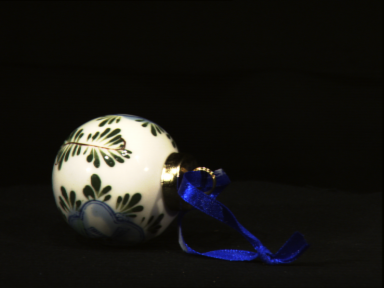
#> input picture algo_unit_test/demo.png, 384 x 288 px
$ python test_orb.py   (Python 2 division)   (older library calls are emulated)
#> lines starting #> are read from the running program, lines starting #| are printed output that depends on the picture
import numpy as np
import cv2
from matplotlib import pyplot as plt
import os

filename = "demo.png"
img = cv2.imread(filename)
#> img is the input picture: shape (288, 384, 3); mean B, G, R 22.7, 26.3, 27.3

# Initiate STAR detector
orb = cv2.ORB()

# find the keypoints with ORB
kp = orb.detect(img,None)
#> kp = 478 keypoints; strongest (x, y, size): (172, 168, 111.1), (176, 169, 53.6), (177, 168, 44.6), (89, 160, 37.2)

# compute the descriptors with ORB
kp, des = orb.compute(img, kp)
print des.shape
#| (478, 32)
# draw only keypoints location,not size and orientation
img2 = cv2.drawKeypoints(img,kp,color=(0,255,0), flags=0)
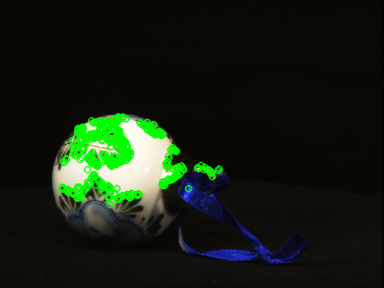
#> img2: shape (288, 384, 3); mean B, G, R 18, 30.4, 21.5
plt.imshow(img2),plt.show()
cv2.imwrite( "demo_orb"+'.png', img2);
